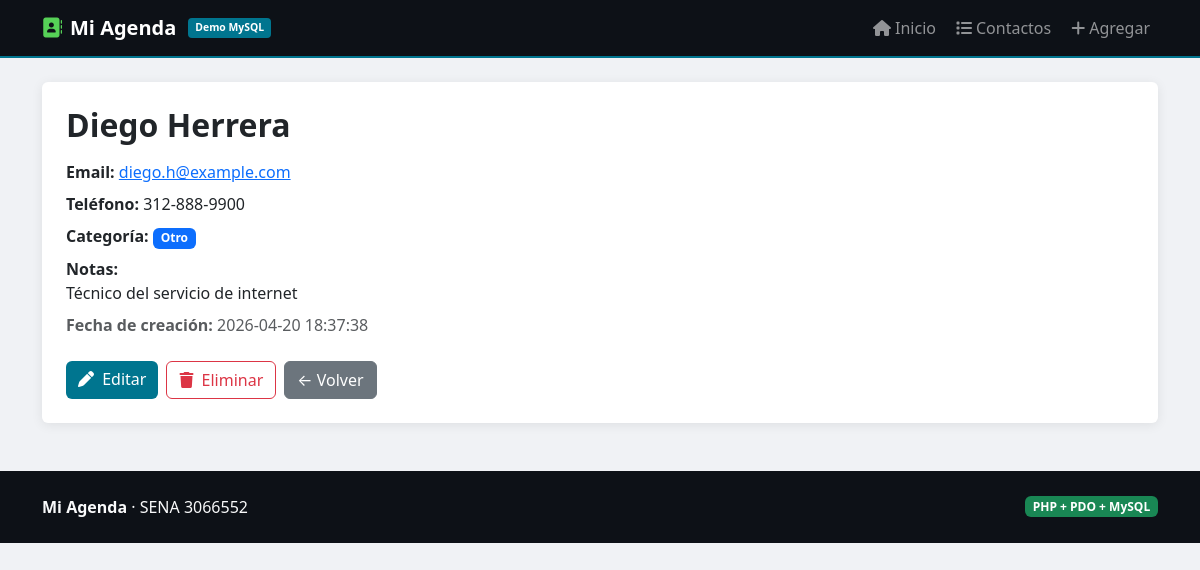
The page /contactos/ver.php?id=8 on the database its author committed.
### tables this page shows
CREATE TABLE contactos (
    id         INT           AUTO_INCREMENT PRIMARY KEY,
    nombre     VARCHAR(100)  NOT NULL,
    email      VARCHAR(150)  NOT NULL UNIQUE,
    telefono   VARCHAR(20),
    categoria  ENUM('Amigo','Familiar','Trabajo','Otro') NOT NULL DEFAULT 'Otro',
    notas      TEXT,
    creado_en  DATETIME      NOT NULL DEFAULT CURRENT_TIMESTAMP
);

### contactos/ver.php (the view, shortened to what this page needs)
<?php
$id = filter_input(INPUT_GET, 'id', FILTER_VALIDATE_INT);
$error         = null;
$contacto      = null;
try {
    $pdo = DB::conectar();
    $stmt = $pdo->prepare('SELECT * FROM contactos WHERE id = :id LIMIT 1');
    $stmt->execute(['id' => $id]);
    $contacto = $stmt->fetch();
} catch (PDOException $e) {
    $error = $e->getMessage();
}
require_once __DIR__ . '/../includes/header.php';
?>
<?php if ($error): ?>
  <div class="alert alert-danger"><?= htmlspecialchars($error) ?></div>
<?php elseif ($contacto): ?>
<div class="card">
  <div class="card-body p-4">
    <h2 class="fw-bold mb-3"><?= htmlspecialchars($contacto['nombre']) ?></h2>
    <p class="mb-2">
      <strong>Email:</strong>
      <a href="mailto:<?= htmlspecialchars($contacto['email']) ?>"><?= htmlspecialchars($contacto['email']) ?></a>
    </p>
    <p class="mb-2">
      <strong>Teléfono:</strong>
      <?= !empty($contacto['telefono']) ? htmlspecialchars($contacto['telefono']) : 'No registrado' ?>
    </p>
    <p class="mb-2">
      <strong>Categoría:</strong>
      <span class="badge bg-primary"><?= htmlspecialchars($contacto['categoria']) ?></span>
    </p>
    <p class="mb-2">
      <strong>Notas:</strong><br>
      <?= nl2br(htmlspecialchars($contacto['notas'] ?? 'Sin notas')) ?>
    </p>
    <p class="mb-4 text-muted">
      <strong>Fecha de creación:</strong> <?= htmlspecialchars($contacto['creado_en']) ?>
    </p>
    <div class="d-flex flex-wrap gap-2">
      <a href="editar.php?id=<?= (int) $contacto['id'] ?>" class="btn btn-db">
        <i class="fas fa-pen me-1"></i> Editar
      </a>
      <a href="eliminar.php?id=<?= (int) $contacto['id'] ?>" class="btn btn-outline-danger">
        <i class="fas fa-trash me-1"></i> Eliminar
      </a>
      <a href="index.php" class="btn btn-secondary">
        ← Volver
      </a>
    </div>
  </div>
</div>
<?php endif; ?>
<?php require_once __DIR__ . '/../includes/footer.php'; ?>

### includes/header.php (style rules this page uses)
:root { --color: #00758f; }
body { background: #f0f2f5; }
.card { border: none; box-shadow: 0 2px 12px rgba(0,0,0,.08); }
.btn-db { background: var(--color); color: #fff; border: none; }

### rows shown on the page
contactos: nombre "Diego Herrera", email "diego.h@example.com", telefono "312-888-9900", categoria "Otro", notas "Técnico del servicio de internet", creado_en "2026-04-20 18:37:38"
